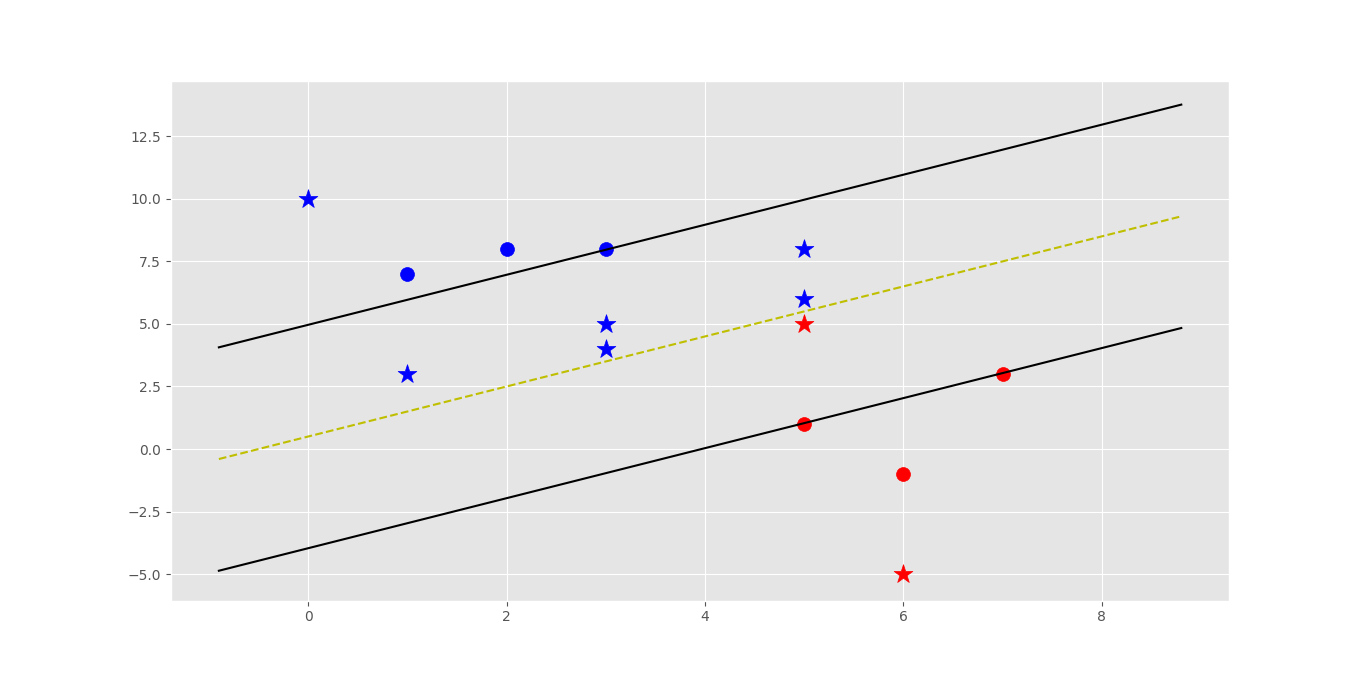

Python code for this plot:
import matplotlib.pyplot as plt
from matplotlib import style
import numpy as np
style.use('ggplot')
#THE MAIN PROBLEM OF THE SVM IS OPTIMIZATION. FINDING THE LOWEST VALUE OF W(VECTOR)
# AND LARGEST VALUE OF B(BIAS)
# Decision rule/Classifier sign(w.x+b) the resultant sign is the class as svm is a
#binary classifier i.e, can only have 2 classes at a time.
# a support vector's equation is x.w+b=1 or x.w+b=-1
class Support_Vector_Machine:
    #initialization method
    def __init__(self, visualization=True):
        self.visualization = visualization
        self.colors = {1: 'r', -1: 'b'}
        if self.visualization:
            self.fig = plt.figure()
            self.ax = self.fig.add_subplot(1, 1, 1)

    # training of the svm
    def fit(self, data):
        self.data = data
        # { ||w||: [w,b] }
        opt_dict = {}
        #The transforms ensure that all versions of w are tested
        transforms = [[1, 1],
                      [-1, 1],
                      [-1, -1],
                      [1, -1]]

        all_data = []
        for yi in self.data:
            for featureset in self.data[yi]:
                for feature in featureset:
                    all_data.append(feature)

        self.max_feature_value = max(all_data) # max value in dataset
        self.min_feature_value = min(all_data) # min value in dataset
        all_data = None # clear memory

        # support vectors yi(xi.w+b) = 1
        # optimization algorithm
        step_sizes = [self.max_feature_value * 0.1,
                      self.max_feature_value * 0.01,
                      self.max_feature_value * 0.001,
                      ]


        b_range_multiple = 5
        # we dont need to take as small of steps
        # with b as we do w
        b_multiple = 2
        latest_optimum = self.max_feature_value * 10

        for step in step_sizes:
            w = np.array([latest_optimum, latest_optimum])
            # we can do this because svm is a convex problem
            optimized = False
            while not optimized: # keep stepping down
                for b in np.arange(-1 * (self.max_feature_value * b_range_multiple),
                                   self.max_feature_value * b_range_multiple,
                                   step * b_multiple):
                    for transformation in transforms:
                        w_t = w * transformation
                        found_option = True
                        for i in self.data:
                            for xi in self.data[i]:
                                yi = i
                                if not yi * (np.dot(w_t, xi) + b) >= 1:
                                    found_option = False
                                    # exit if the above equation isnt satisfied

                        if found_option:
                            #the key is the magnitude of w and the value is vector
                            #w and value of b
                            opt_dict[np.linalg.norm(w_t)] = [w_t, b]

                if w[0] < 0:
                    optimized = True # break while loop if w gets low enough. ie, a negative
                    print('Optimized a step.')

                else:
                    w = w - step

            magnitude = sorted([n for n in opt_dict]) # sorted in ascending order
            # ||w|| : [w,b]
            opt_choice = opt_dict[magnitude[0]] # derive smallest key
            self.w = opt_choice[0]
            self.b = opt_choice[1]
            latest_optimum = opt_choice[0][0] + step * 2
        print(self.w ,",",self.b)

    def predict(self, features):
        # sign( x.w+b )
        classification = np.sign(np.dot(np.array(features), self.w) + self.b) #get the sign of the result
        if classification != 0 and self.visualization:
            self.ax.scatter(features[0], features[1], s=200, marker='*', c=self.colors[classification])
        return classification

    def visualize(self):
        [[self.ax.scatter(x[0], x[1], s=100, color=self.colors[i]) for x in data_dict[i]] for i in data_dict]
        self.fig.savefig('svm.png')

        # hyperplane = x.w+b
        # v = x.w+b
        # psv = 1
        # nsv = -1
        # dec = 0
        def hyperplane(x, w, b, v):
            return (-w[0] * x - b + v) / w[1] #this results after playing with
        #v=w.x+b where v is a known value
        # where v represents the value, 1,0, or -1

        datarange = (self.min_feature_value * 0.9, self.max_feature_value * 1.1)
        hyp_x_min = datarange[0]
        hyp_x_max = datarange[1]

        # (w.x+b) = 1
        # positive support vector hyperplane
        psv1 = hyperplane(hyp_x_min, self.w, self.b, 1)
        psv2 = hyperplane(hyp_x_max, self.w, self.b, 1)
        self.ax.plot([hyp_x_min, hyp_x_max], [psv1, psv2], 'k')

        # (w.x+b) = -1
        # negative support vector hyperplane
        nsv1 = hyperplane(hyp_x_min, self.w, self.b, -1)
        nsv2 = hyperplane(hyp_x_max, self.w, self.b, -1)
        self.ax.plot([hyp_x_min, hyp_x_max], [nsv1, nsv2], 'k')

        # (w.x+b) = 0
        # positive support vector hyperplane
        db1 = hyperplane(hyp_x_min, self.w, self.b, 0)
        db2 = hyperplane(hyp_x_max, self.w, self.b, 0)
        self.ax.plot([hyp_x_min, hyp_x_max], [db1, db2], 'y--')

        plt.show()

data_dict = {-1: np.array([[1, 7],
                           [2, 8],
                           [3, 8], ]),

             1: np.array([[5, 1],
                          [6, -1],
                          [7, 3], ])}

svm = Support_Vector_Machine()

svm.fit(data=data_dict)

predict = [[0, 10],
              [1, 3],
              [3, 4],
              [3, 5],
              [5, 5],
              [5, 6],
              [6, -5],
              [5, 8]]

for p in predict:
    svm.predict(p)

svm.visualize()